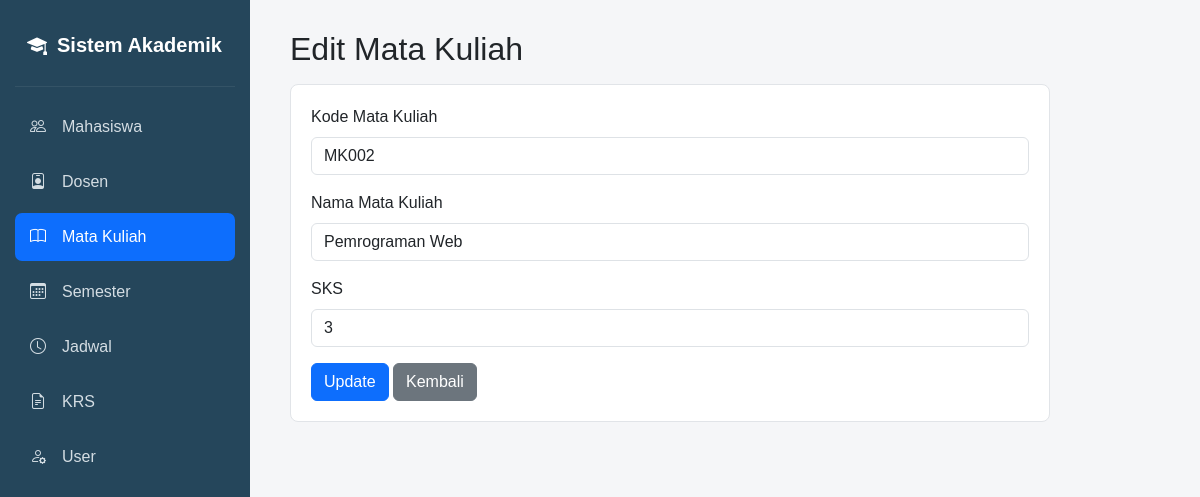
The app's page /matkul/edit.php?id=2 with its own data.
### tables this page shows
CREATE TABLE `tbl_matkul` (
  `id_matkul` int(11) NOT NULL,
  `kode_matkul` varchar(20) NOT NULL,
  `nama_matkul` varchar(100) NOT NULL,
  `sks` int(11) NOT NULL
);

### matkul/edit.php (the view, shortened to what this page needs)
<?php
require_once "../config/database.php";
$id = (int) ($_GET['id'] ?? 0);
$stmt = mysqli_prepare($conn, "SELECT * FROM tbl_matkul WHERE id_matkul = ?");
mysqli_stmt_bind_param($stmt, "i", $id);
mysqli_stmt_execute($stmt);
$data = mysqli_fetch_assoc(mysqli_stmt_get_result($stmt));
include "../header.php";
include "../sidebar.php";
?>
<h2 class="mb-3">Edit Mata Kuliah</h2>
<div class="card-simple form-box">
<form method="POST">
    <div class="mb-3">
        <label class="form-label">Kode Mata Kuliah</label>
        <input type="text" name="kode_matkul" class="form-control" value="<?= htmlspecialchars($data['kode_matkul']); ?>" required>
    </div>
    <div class="mb-3">
        <label class="form-label">Nama Mata Kuliah</label>
        <input type="text" name="nama_matkul" class="form-control" value="<?= htmlspecialchars($data['nama_matkul']); ?>" required>
    </div>
    <div class="mb-3">
        <label class="form-label">SKS</label>
        <input type="number" name="sks" class="form-control" value="<?= htmlspecialchars($data['sks']); ?>" required>
    </div>
    <button class="btn btn-primary">Update</button>
    <a href="index.php" class="btn btn-secondary">Kembali</a>
</form>
</div>
<?php include "../footer.php"; ?>

### assets/css/style.css (style rules this page uses)
body { margin: 0; background: #f5f6f8; font-family: Arial, sans-serif; }
.card-simple { background: #fff; border: 1px solid #e1e4e8; border-radius: 8px; padding: 20px; }
.form-box { max-width: 760px; }

### records on screen
tbl_matkul: kode_matkul "MK002", nama_matkul "Pemrograman Web", sks "3"
